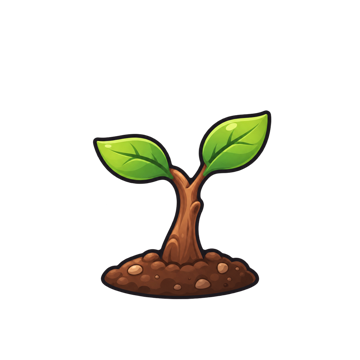
#> input picture assets/sakura/sticker-level-1.png, 360 x 360 px, found by its file name; its folder holds only this picture in this run
$ python pixelize.py
#> lines starting #> are read from the running program, lines starting #| are printed output that depends on the picture; after the words box and inside, x2 and y2 are one past the last pixel; in counts of white or black regions, pixels touching at a corner belong together
"""Bake the smooth sticker art down to hard-edged pixel art.

Box-downsample to a small grid, hard-threshold alpha so edges stay crisp,
then quantise to a small palette. `--bake` nearest-upscales the result so the
file itself carries the blocks, for places we cannot set image-rendering.
"""
import sys
from PIL import Image

def pixelize(src, dst, grid, colors, bake=None):
#> called with src = 'assets/sakura/sticker-level-1.png', dst = 'assets/sakura/pixel/sticker-level-1.png', grid = 64, colors = 24
    im = Image.open(src).convert("RGBA").resize((grid, grid), Image.BOX)
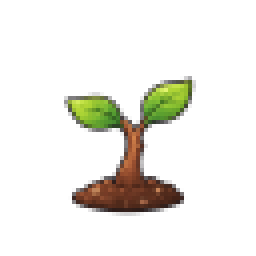
#> im: PIL image 64x64 RGBA (shown 4 times larger); mean R, G, B, A 12.5, 11.4, 5.4, 29.1; transparent parts drawn white
    r, g, b, a = im.split()
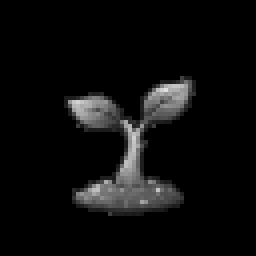
#> r: PIL image 64x64 L (shown 4 times larger); min 0, max 224, mean 12.5
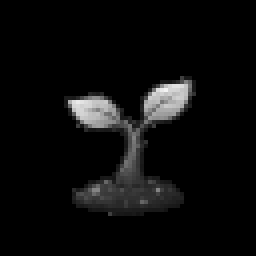
#> g: PIL image 64x64 L (shown 4 times larger); min 0, max 243, mean 11.4
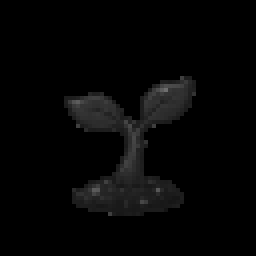
#> b: PIL image 64x64 L (shown 4 times larger); min 0, max 110, mean 5.4
    a = a.point(lambda v: 255 if v >= 128 else 0)
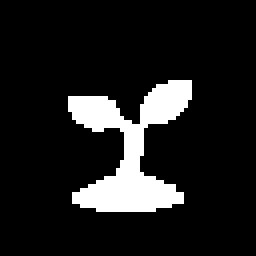
#> a: PIL image 64x64 L (shown 4 times larger); 11.6% white; 1 white region, box (x1, y1, x2, y2) and area: (17, 20, 48, 53) 474
    flat = Image.merge("RGB", (r, g, b)).quantize(colors=colors, method=Image.MEDIANCUT).convert("RGB")
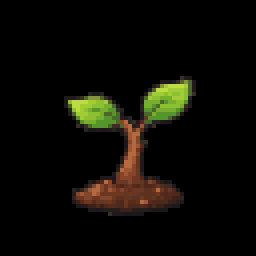
#> flat: PIL image 64x64 RGB (shown 4 times larger); mean R, G, B 12.5, 11.3, 5.3
    out = Image.merge("RGBA", (*flat.split(), a))
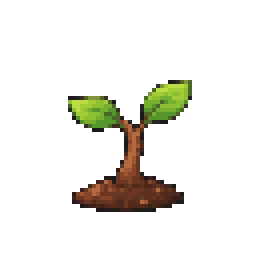
#> out: PIL image 64x64 RGBA (shown 4 times larger); mean R, G, B, A 12.5, 11.3, 5.3, 29.5; transparent parts drawn white
    if bake:
        out = out.resize((bake, bake), Image.NEAREST)
    out.save(dst)
    return out.size

if __name__ == "__main__":
    for n in range(1, 6):
#> (the run stopped early here; a loop or call above may not have finished)
